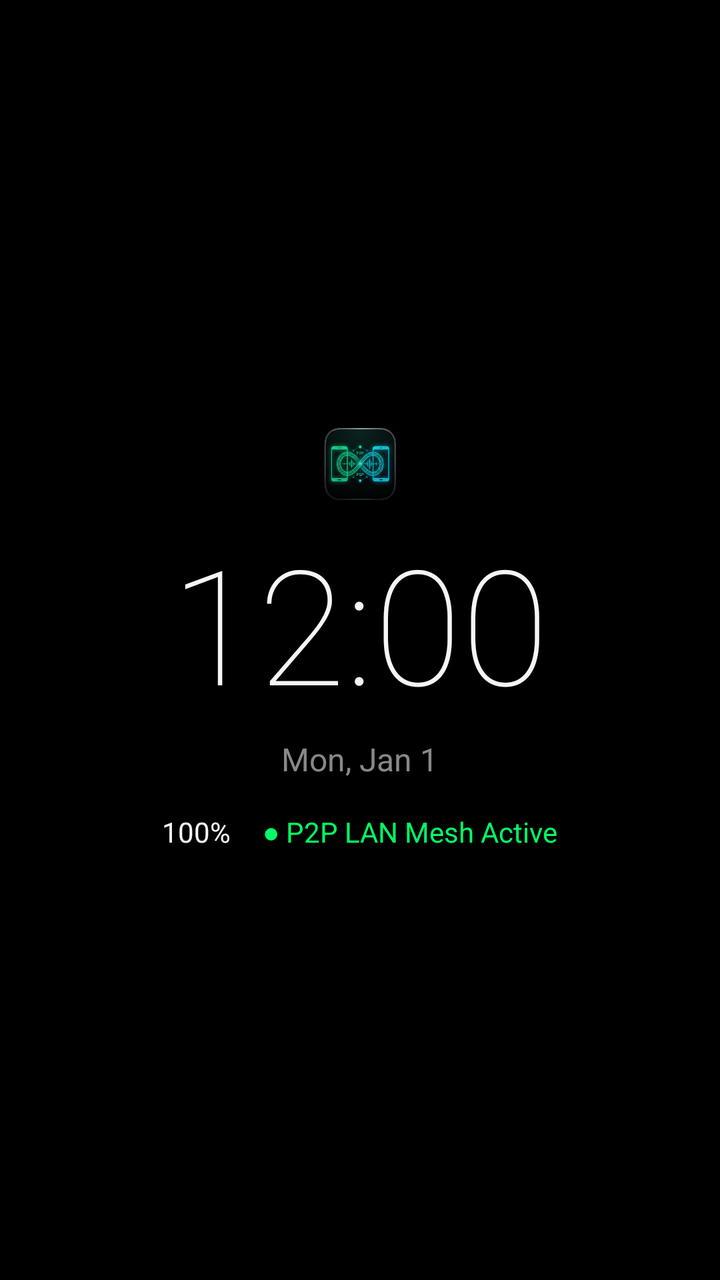
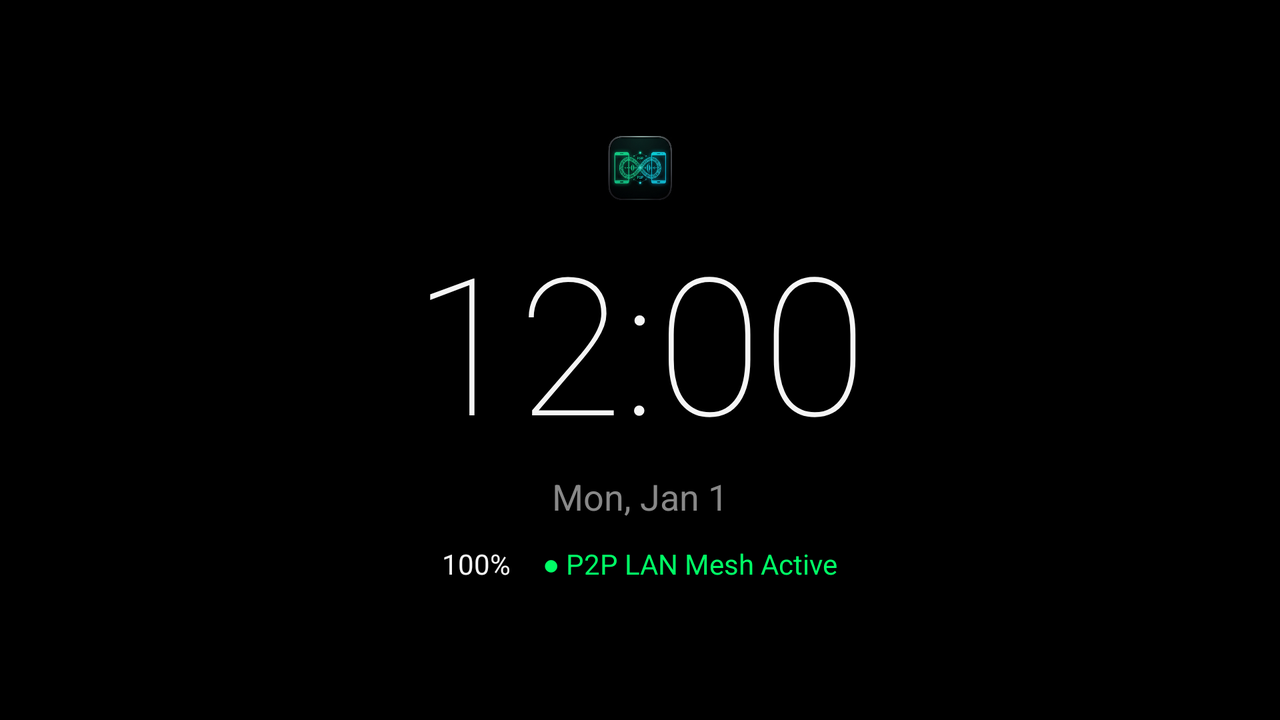

First picture: res/layout/ on a phone held upright. Second picture: the repository's own variant of that layout, on a device whose configuration matches the variant's folder. Source for both follows.
<!-- AndroidManifest.xml: activity theme Theme.CallShare.AOD -->
<!-- res/layout/activity_aod.xml -->
<?xml version="1.0" encoding="utf-8"?>
<FrameLayout xmlns:android="http://schemas.android.com/apk/res/android"
    android:layout_width="match_parent"
    android:layout_height="match_parent"
    android:background="@color/black">

    
    <LinearLayout
        android:id="@+id/aod_content_container"
        android:layout_width="match_parent"
        android:layout_height="match_parent"
        android:gravity="center"
        android:orientation="vertical"
        android:padding="24dp">

        
        <ImageView
            android:id="@+id/iv_aod_logo"
            android:layout_width="36dp"
            android:layout_height="36dp"
            android:layout_marginBottom="8dp"
            android:alpha="0.85"
            android:src="@drawable/croped"
            android:contentDescription="CallShare AOD Logo" />

        
        <TextView
            android:id="@+id/text_aod_clock"
            android:layout_width="wrap_content"
            android:layout_height="wrap_content"
            android:fontFamily="sans-serif-thin"
            android:text="12:00"
            android:textColor="@color/aod_clock_white"
            android:textSize="80sp" />

        <TextView
            android:id="@+id/text_aod_date"
            android:layout_width="wrap_content"
            android:layout_height="wrap_content"
            android:layout_marginTop="4dp"
            android:text="Mon, Jan 1"
            android:textColor="@color/aod_muted_gray"
            android:textSize="16sp" />

        <LinearLayout
            android:layout_width="wrap_content"
            android:layout_height="wrap_content"
            android:layout_marginTop="16dp"
            android:orientation="horizontal">

            <TextView
                android:id="@+id/text_aod_battery"
                android:layout_width="wrap_content"
                android:layout_height="wrap_content"
                android:text="100%"
                android:textColor="@color/aod_clock_white"
                android:textSize="14sp" />

            <TextView
                android:id="@+id/text_aod_mesh_status"
                android:layout_width="wrap_content"
                android:layout_height="wrap_content"
                android:layout_marginStart="16dp"
                android:text="● P2P LAN Mesh Active"
                android:textColor="@color/aod_mesh_green"
                android:textSize="14sp" />
        </LinearLayout>

        
        <LinearLayout
            android:id="@+id/layout_incoming_call"
            android:layout_width="match_parent"
            android:layout_height="wrap_content"
            android:layout_marginTop="48dp"
            android:background="@color/dark_card"
            android:gravity="center"
            android:orientation="vertical"
            android:padding="20dp"
            android:visibility="gone">

            <TextView
                android:layout_width="wrap_content"
                android:layout_height="wrap_content"
                android:text="Incoming Relayed Call"
                android:textColor="@color/aod_accent_cyan"
                android:textSize="14sp"
                android:textStyle="bold" />

            <TextView
                android:id="@+id/text_caller_name"
                android:layout_width="wrap_content"
                android:layout_height="wrap_content"
                android:layout_marginTop="6dp"
                android:text="Abhay SIM"
                android:textColor="@color/white"
                android:textSize="22sp"
                android:textStyle="bold" />

            <TextView
                android:id="@+id/text_caller_number"
                android:layout_width="wrap_content"
                android:layout_height="wrap_content"
                android:layout_marginTop="2dp"
                android:text="+1 (555) 019-2834"
                android:textColor="@color/aod_muted_gray"
                android:textSize="15sp" />

            <LinearLayout
                android:layout_width="match_parent"
                android:layout_height="wrap_content"
                android:layout_marginTop="20dp"
                android:orientation="horizontal">

                <Button
                    android:id="@+id/btn_aod_reject"
                    android:layout_width="0dp"
                    android:layout_height="52dp"
                    android:layout_marginEnd="8dp"
                    android:layout_weight="1"
                    android:backgroundTint="@color/call_reject_red"
                    android:text="@string/reject_call"
                    android:textColor="@color/white" />

                <Button
                    android:id="@+id/btn_aod_answer"
                    android:layout_width="0dp"
                    android:layout_height="52dp"
                    android:layout_marginStart="8dp"
                    android:layout_weight="1"
                    android:backgroundTint="@color/call_answer_green"
                    android:text="@string/answer_call"
                    android:textColor="@color/white" />
            </LinearLayout>
        </LinearLayout>

    </LinearLayout>

    
    <com.callshare.ui.DraggableAodCanvasView
        android:id="@+id/draggable_aod_canvas"
        android:layout_width="match_parent"
        android:layout_height="match_parent"
        android:visibility="gone" />

</FrameLayout>
<!-- resources referenced by this layout -->
<resources>
  <color name="aod_accent_cyan">#00E5FF</color>
  <color name="aod_clock_white">#F5F5F5</color>
  <color name="aod_mesh_green">#00FF66</color>
  <color name="aod_muted_gray">#888888</color>
  <color name="black">#FF000000</color>
  <color name="call_answer_green">#2ECC71</color>
  <color name="call_reject_red">#E74C3C</color>
  <color name="dark_card">#1E1E1E</color>
  <color name="white">#FFFFFFFF</color>
  <!-- drawable croped: png bitmap (drawable, 95980 bytes) -->
  <string name="answer_call">Answer</string>
  <string name="reject_call">Decline</string>
  <style name="Theme.CallShare.AOD" parent="Theme.MaterialComponents.DayNight.NoActionBar">
          <item name="android:windowBackground">@color/black</item>
          <item name="android:colorBackground">@color/black</item>
          <item name="android:windowNoTitle">true</item>
          <item name="android:windowFullscreen">true</item>
          <item name="android:statusBarColor">@color/black</item>
          <item name="android:navigationBarColor">@color/black</item>
          <item name="android:windowAnimationStyle">@null</item>
      </style>
</resources>
<!-- res/layout-land/activity_aod.xml (the repository's variant of the layout above) -->
<!-- drawn on the phone turned sideways -->
<?xml version="1.0" encoding="utf-8"?>
<FrameLayout xmlns:android="http://schemas.android.com/apk/res/android"
    android:layout_width="match_parent"
    android:layout_height="match_parent"
    android:background="@color/black">

    
    <LinearLayout
        android:id="@+id/aod_content_container"
        android:layout_width="match_parent"
        android:layout_height="match_parent"
        android:gravity="center"
        android:orientation="horizontal"
        android:padding="32dp"
        android:baselineAligned="false">

        
        <LinearLayout
            android:layout_width="0dp"
            android:layout_height="wrap_content"
            android:layout_weight="1"
            android:gravity="center"
            android:orientation="vertical">

            
            <ImageView
                android:id="@+id/iv_aod_logo"
                android:layout_width="32dp"
                android:layout_height="32dp"
                android:layout_marginBottom="6dp"
                android:alpha="0.85"
                android:src="@drawable/croped"
                android:contentDescription="CallShare AOD Logo" />

            <TextView
                android:id="@+id/text_aod_clock"
                android:layout_width="wrap_content"
                android:layout_height="wrap_content"
                android:fontFamily="sans-serif-thin"
                android:text="12:00"
                android:textColor="@color/aod_clock_white"
                android:textSize="96sp" />

            <TextView
                android:id="@+id/text_aod_date"
                android:layout_width="wrap_content"
                android:layout_height="wrap_content"
                android:layout_marginTop="2dp"
                android:text="Mon, Jan 1"
                android:textColor="@color/aod_muted_gray"
                android:textSize="18sp" />

            <LinearLayout
                android:layout_width="wrap_content"
                android:layout_height="wrap_content"
                android:layout_marginTop="12dp"
                android:orientation="horizontal">

                <TextView
                    android:id="@+id/text_aod_battery"
                    android:layout_width="wrap_content"
                    android:layout_height="wrap_content"
                    android:text="100%"
                    android:textColor="@color/aod_clock_white"
                    android:textSize="14sp" />

                <TextView
                    android:id="@+id/text_aod_mesh_status"
                    android:layout_width="wrap_content"
                    android:layout_height="wrap_content"
                    android:layout_marginStart="16dp"
                    android:text="● P2P LAN Mesh Active"
                    android:textColor="@color/aod_mesh_green"
                    android:textSize="14sp" />
            </LinearLayout>
        </LinearLayout>

        
        <LinearLayout
            android:id="@+id/layout_incoming_call"
            android:layout_width="0dp"
            android:layout_height="wrap_content"
            android:layout_weight="1"
            android:layout_marginStart="24dp"
            android:background="@color/dark_card"
            android:gravity="center"
            android:orientation="vertical"
            android:padding="20dp"
            android:visibility="gone">

            <TextView
                android:layout_width="wrap_content"
                android:layout_height="wrap_content"
                android:text="Incoming Relayed Call"
                android:textColor="@color/aod_accent_cyan"
                android:textSize="14sp"
                android:textStyle="bold" />

            <TextView
                android:id="@+id/text_caller_name"
                android:layout_width="wrap_content"
                android:layout_height="wrap_content"
                android:layout_marginTop="6dp"
                android:text="Abhay SIM"
                android:textColor="@color/white"
                android:textSize="22sp"
                android:textStyle="bold" />

            <TextView
                android:id="@+id/text_caller_number"
                android:layout_width="wrap_content"
                android:layout_height="wrap_content"
                android:layout_marginTop="2dp"
                android:text="+1 (555) 019-2834"
                android:textColor="@color/aod_muted_gray"
                android:textSize="15sp" />

            <LinearLayout
                android:layout_width="match_parent"
                android:layout_height="wrap_content"
                android:layout_marginTop="16dp"
                android:orientation="horizontal">

                <Button
                    android:id="@+id/btn_aod_reject"
                    android:layout_width="0dp"
                    android:layout_height="48dp"
                    android:layout_marginEnd="8dp"
                    android:layout_weight="1"
                    android:backgroundTint="@color/call_reject_red"
                    android:text="@string/reject_call"
                    android:textColor="@color/white" />

                <Button
                    android:id="@+id/btn_aod_answer"
                    android:layout_width="0dp"
                    android:layout_height="48dp"
                    android:layout_marginStart="8dp"
                    android:layout_weight="1"
                    android:backgroundTint="@color/call_answer_green"
                    android:text="@string/answer_call"
                    android:textColor="@color/white" />
            </LinearLayout>
        </LinearLayout>

    </LinearLayout>

    
    <com.callshare.ui.DraggableAodCanvasView
        android:id="@+id/draggable_aod_canvas"
        android:layout_width="match_parent"
        android:layout_height="match_parent"
        android:visibility="gone" />

</FrameLayout>
